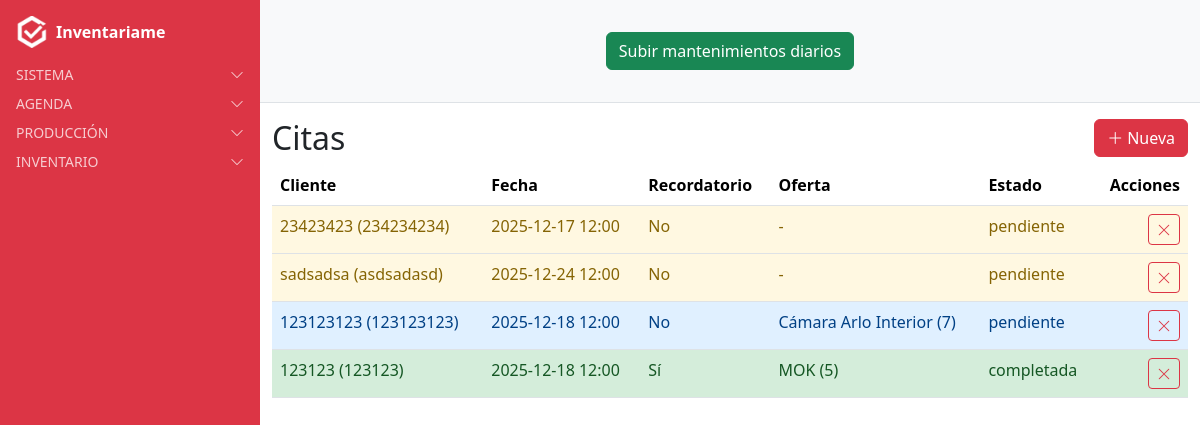
The page /citas/ (signed in) on the database its author committed.
### citas/models.py (models this page shows, shortened)
class Cita(models.Model):
    ESTADOS = [
        ("pendiente", "Pendiente"),
        ("completada", "Completada"),
    ]
    cliente = models.ForeignKey(Cliente, on_delete=models.CASCADE, related_name='citas')
    usuario = models.ForeignKey(User, on_delete=models.CASCADE, related_name='citas')
    fecha = models.DateTimeField()
    recordatorio = models.BooleanField(default=False,blank=True)
    oferta = models.ForeignKey(Oferta, on_delete=models.SET_NULL, null=True, blank=True, related_name='citas')
    estado = models.CharField(max_length=20, choices=ESTADOS, default="pendiente",blank=True)
    numero_instalacion = models.IntegerField(default=0)  # NUEVO CAMPO
    observaciones = models.TextField(blank=True, null=True)
    class Meta:
        verbose_name = "Cita"
        verbose_name_plural = "Citas"

### clientes/models.py (models this page shows)
class Cliente(models.Model):
    nombre = models.CharField(max_length=200)
    telefono = models.CharField(max_length=20, blank=True, null=True)  # NUEVO CAMPO
    direccion = models.ForeignKey(
        Address,
        on_delete=models.SET_NULL,
        null=True,
        blank=True,
        related_name="clientes_principal"
    )
    usuario = models.ForeignKey(
        User,
        on_delete=models.CASCADE,
        related_name="clientes",
        null=True,  # permite nulos en registros antiguos
        blank=True  # permite dejarlo vacío en formularios
    )
    class Meta:
        verbose_name = "Cliente"
        verbose_name_plural = "Clientes"
    def __str__(self):
        return f"{self.nombre} ({self.telefono or 'sin teléfono'})"

### oferta/models.py (models this page shows, shortened)
class Oferta(models.Model):
    nombre = models.CharField(max_length=150)
    referencia = models.ForeignKey(
        Referencia,
        on_delete=models.CASCADE,
        related_name="ofertas",
        default=1
    )
    valor = models.IntegerField(
        choices=[(3, "0 + 3"), (4, "0 + 4"), (5, "0 + 5"), (7, "0 + 7"), (10, "0 + 10")],
        help_text="Selecciona uno de los valores permitidos"
    )
    class Meta:
        verbose_name = "Oferta"
        verbose_name_plural = "Ofertas"
        ordering = ["nombre"]

### citas/views.py (the view)
# urls.py: path('', CitaListView.as_view(), name='cita_list'),
class CitaListView(LoginRequiredMixin, ListView):
    model = Cita
    template_name = "citas/citas_list.html"
    context_object_name = "object_list"
    def get_queryset(self):
        return Cita.objects.filter(usuario=self.request.user).select_related("cliente", "oferta")

### users/context_processors.py (called while the page is built)
def alertas_processor(request):
    if not request.user.is_authenticated:
        return {}
    ahora = timezone.now()
    proximas_con_recordatorio = Cita.objects.filter(
        usuario=request.user, recordatorio=True,
        fecha__gte=ahora, fecha__lte=ahora + timedelta(days=1)
    )
    if proximas_con_recordatorio.exists():
        return {"alertas": f"Tienes {proximas_con_recordatorio.count()} cita(s) con recordatorio en 24h"}
    return {}

### citas/templates/citas/citas_list.html
{% extends "base.html" %}
{% load tz %}
{% block content_authenticated %}
{% now "Y-m-d" as today %}
<div class="d-flex align-items-center justify-content-between mb-2">
  <h2 class="mb-0">Citas</h2>
  <a class="btn btn-danger" href="{% url 'cita_create_card' %}">
    <i class="bi bi-plus-lg me-1"></i>Nueva
  </a>
</div>
<table class="table table-hover">
  <thead>
    <tr>
      <th>Cliente</th>
      <th>Fecha</th>
      <th>Recordatorio</th>
      <th>Oferta</th>
      <th>Estado</th>
      <th class="text-end">Acciones</th>
    </tr>
  </thead>
  <tbody>
    {% for obj in object_list %}
    {% with cita_dia=obj.fecha|localtime|date:"Y-m-d" estado=obj.estado|lower %}
    <tr class="cita-row
      {% if estado == 'pendiente' and cita_dia == today %}
        cita-hoy cita-pendiente
      {% elif estado == 'pendiente' %}
        cita-pendiente
      {% elif estado == 'completada' %}
        cita-completada
      {% endif %}"
      onclick="window.location.href='{% url 'cita_detail' obj.pk %}'">
      <td>{{ obj.cliente }}</td>
      <td>{{ obj.fecha|localtime|date:"Y-m-d H:i" }}</td>
      <td>{{ obj.recordatorio|yesno:"Sí,No" }}</td>
      <td>
        {% if obj.oferta %}
          {{ obj.oferta.nombre }} ({{ obj.oferta.valor }})
        {% else %}
          -
        {% endif %}
      </td>
      <td>{{ obj.estado|default:"-" }}</td>
      <td class="text-end">
        <a href="{% url 'cita_delete' obj.pk %}" class="btn btn-sm btn-outline-danger" title="Eliminar">
          <i class="bi bi-x-lg"></i>
        </a>
      </td>
    </tr>
    {% endwith %}
    {% empty %}
    <tr><td colspan="6">Sin registros</td></tr>
    {% endfor %}
  </tbody>
</table>
{% endblock %}

### static/css/dashboard.css (style rules this page uses)
.cita-row { cursor: pointer; transition: background-color 0.2s ease; }
.table-hover tbody tr.cita-pendiente > td, .table-hover tbody tr.cita-completada > td, .table-hover tbody tr.cita-hoy > td, .table-hover tbody tr.cita-hoy.cita-pendiente > td { box-shadow: none !important; }
.table-hover tbody tr.cita-completada > td { background-color: #d4edda !important; color: #155724; }
.table-hover tbody tr.cita-pendiente > td { background-color: #fff8e1 !important; color: #856404; }
.table-hover tbody tr.cita-hoy.cita-pendiente > td { background-color: #e0f0ff !important; color: #004085; }

### rows shown on the page
Cita: cliente "23423423 (234234234)", fecha "2025-12-17 12:00", recordatorio "No", estado "pendiente"
Cita: cliente "sadsadsa (asdsadasd)", fecha "2025-12-24 12:00", recordatorio "No", estado "pendiente"
Cita: cliente "123123123 (123123123)", fecha "2025-12-18 12:00", recordatorio "No", oferta.nombre "Cámara Arlo Interior", oferta.valor "7", estado "pendiente"
Cita: cliente "123123 (123123)", fecha "2025-12-18 12:00", recordatorio "Sí", oferta.nombre "MOK", oferta.valor "5", estado "completada"
